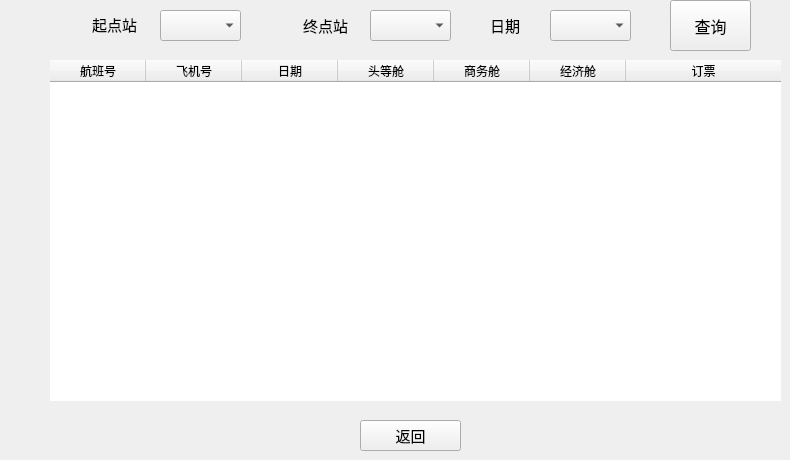
      <widget class="QWidget" name="Book">
       <widget class="QPushButton" name="ButtonReturn_2">
        <property name="geometry">
         <rect>
          <x>360</x>
          <y>420</y>
          <width>101</width>
          <height>31</height>
         </rect>
        </property>
        <property name="font">
         <font>
          <family>微软雅黑 Light</family>
          <pointsize>11</pointsize>
         </font>
        </property>
        <property name="cursor">
         <cursorShape>PointingHandCursor</cursorShape>
        </property>
        <property name="text">
         <string>返回</string>
        </property>
        <property name="autoDefault">
         <bool>false</bool>
        </property>
        <property name="default">
         <bool>false</bool>
        </property>
       </widget>
       <widget class="QComboBox" name="StartStation">
        <property name="geometry">
         <rect>
          <x>160</x>
          <y>10</y>
          <width>81</width>
          <height>31</height>
         </rect>
        </property>
        <property name="font">
         <font>
          <family>微软雅黑 Light</family>
          <pointsize>10</pointsize>
         </font>
        </property>
       </widget>
       <widget class="QLabel" name="LabelEndS">
        <property name="geometry">
         <rect>
          <x>303</x>
          <y>10</y>
          <width>61</width>
          <height>31</height>
         </rect>
        </property>
        <property name="font">
         <font>
          <family>微软雅黑</family>
          <pointsize>11</pointsize>
         </font>
        </property>
        <property name="text">
         <string>终点站</string>
        </property>
       </widget>
       <widget class="QLabel" name="LabelStartS">
        <property name="geometry">
         <rect>
          <x>92</x>
          <y>9</y>
          <width>61</width>
          <height>31</height>
         </rect>
        </property>
        <property name="font">
         <font>
          <family>微软雅黑</family>
          <pointsize>11</pointsize>
         </font>
        </property>
        <property name="text">
         <string>起点站</string>
        </property>
       </widget>
       <widget class="QComboBox" name="EndStation">
        <property name="geometry">
         <rect>
          <x>370</x>
          <y>10</y>
          <width>81</width>
          <height>31</height>
         </rect>
        </property>
        <property name="font">
         <font>
          <family>微软雅黑 Light</family>
          <pointsize>10</pointsize>
         </font>
        </property>
        <property name="frame">
         <bool>true</bool>
        </property>
       </widget>
       <widget class="QPushButton" name="ButtonSearch">
        <property name="geometry">
         <rect>
          <x>670</x>
          <y>0</y>
          <width>81</width>
          <height>51</height>
         </rect>
        </property>
        <property name="font">
         <font>
          <family>微软雅黑 Light</family>
          <pointsize>12</pointsize>
          <weight>50</weight>
          <bold>false</bold>
         </font>
        </property>
        <property name="cursor">
         <cursorShape>PointingHandCursor</cursorShape>
        </property>
        <property name="text">
         <string>查询</string>
        </property>
       </widget>
       <widget class="QTableWidget" name="tableWidgetBook">
        <property name="enabled">
         <bool>true</bool>
        </property>
        <property name="geometry">
         <rect>
          <x>50</x>
          <y>60</y>
          <width>731</width>
          <height>341</height>
         </rect>
        </property>
        <property name="font">
         <font>
          <family>微软雅黑</family>
         </font>
        </property>
        <property name="cursor" stdset="0">
         <cursorShape>ArrowCursor</cursorShape>
        </property>
        <property name="layoutDirection">
         <enum>Qt::LeftToRight</enum>
        </property>
        <property name="autoFillBackground">
         <bool>false</bool>
        </property>
        <property name="frameShape">
         <enum>QFrame::NoFrame</enum>
        </property>
        <property name="frameShadow">
         <enum>QFrame::Sunken</enum>
        </property>
        <property name="sizeAdjustPolicy">
         <enum>QAbstractScrollArea::AdjustIgnored</enum>
        </property>
        <property name="autoScroll">
         <bool>true</bool>
        </property>
        <property name="editTriggers">
         <set>QAbstractItemView::NoEditTriggers</set>
        </property>
        <property name="tabKeyNavigation">
         <bool>false</bool>
        </property>
        <property name="showDropIndicator" stdset="0">
         <bool>false</bool>
        </property>
        <property name="dragDropOverwriteMode">
         <bool>false</bool>
        </property>
        <property name="alternatingRowColors">
         <bool>true</bool>
        </property>
        <property name="selectionMode">
         <enum>QAbstractItemView::NoSelection</enum>
        </property>
        <property name="textElideMode">
         <enum>Qt::ElideLeft</enum>
        </property>
        <property name="showGrid">
         <bool>true</bool>
        </property>
        <property name="gridStyle">
         <enum>Qt::SolidLine</enum>
        </property>
        <property name="sortingEnabled">
         <bool>false</bool>
        </property>
        <property name="wordWrap">
         <bool>false</bool>
        </property>
        <property name="cornerButtonEnabled">
         <bool>true</bool>
        </property>
        <property name="rowCount">
         <number>0</number>
        </property>
        <property name="columnCount">
         <number>7</number>
        </property>
        <attribute name="horizontalHeaderCascadingSectionResizes">
         <bool>false</bool>
        </attribute>
        <attribute name="horizontalHeaderDefaultSectionSize">
         <number>96</number>
        </attribute>
        <attribute name="horizontalHeaderHighlightSections">
         <bool>false</bool>
        </attribute>
        <attribute name="horizontalHeaderShowSortIndicator" stdset="0">
         <bool>false</bool>
        </attribute>
        <attribute name="horizontalHeaderStretchLastSection">
         <bool>true</bool>
        </attribute>
        <attribute name="verticalHeaderVisible">
         <bool>false</bool>
        </attribute>
        <attribute name="verticalHeaderHighlightSections">
         <bool>false</bool>
        </attribute>
        <attribute name="verticalHeaderShowSortIndicator" stdset="0">
         <bool>false</bool>
        </attribute>
        <attribute name="verticalHeaderStretchLastSection">
         <bool>false</bool>
        </attribute>
        <column>
         <property name="text">
          <string>航班号</string>
         </property>
        </column>
        <column>
         <property name="text">
          <string>飞机号</string>
         </property>
        </column>
        <column>
         <property name="text">
          <string>日期</string>
         </property>
        </column>
        <column>
         <property name="text">
          <string>头等舱</string>
         </property>
        </column>
        <column>
         <property name="text">
          <string>商务舱</string>
         </property>
        </column>
        <column>
         <property name="text">
          <string>经济舱</string>
         </property>
        </column>
        <column>
         <property name="text">
          <string>订票</string>
         </property>
        </column>
       </widget>
       <widget class="QLabel" name="LabelEndS_2">
        <property name="geometry">
         <rect>
          <x>490</x>
          <y>10</y>
          <width>61</width>
          <height>31</height>
         </rect>
        </property>
        <property name="font">
         <font>
          <family>微软雅黑</family>
          <pointsize>11</pointsize>
         </font>
        </property>
        <property name="text">
         <string>日期</string>
        </property>
       </widget>
       <widget class="QComboBox" name="EndStation_2">
        <property name="geometry">
         <rect>
          <x>550</x>
          <y>10</y>
          <width>81</width>
          <height>31</height>
         </rect>
        </property>
        <property name="font">
         <font>
          <family>微软雅黑 Light</family>
          <pointsize>10</pointsize>
         </font>
        </property>
        <property name="frame">
         <bool>true</bool>
        </property>
       </widget>
      </widget>
